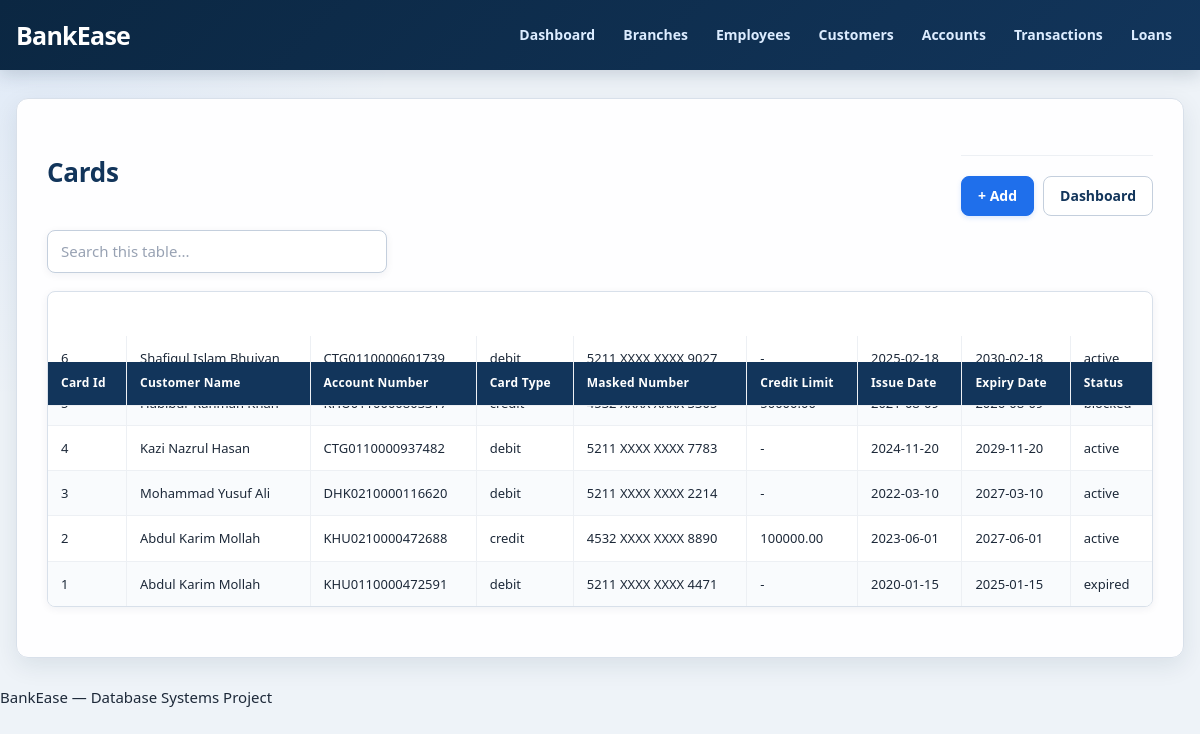
The page /BankEase_UI/lists/cards.php on the database its author committed.
### tables this page shows
CREATE TABLE cards (
    card_id           INT AUTO_INCREMENT PRIMARY KEY,
    customer_id       INT NOT NULL,
    account_id        INT NOT NULL,
    card_type         ENUM('debit','credit') NOT NULL,
    masked_number     VARCHAR(20) NOT NULL,
    card_number_hash  VARCHAR(255) NOT NULL UNIQUE,
    credit_limit      DECIMAL(12,2) CHECK (credit_limit IS NULL OR credit_limit >= 0),
    issue_date        DATE NOT NULL,
    expiry_date       DATE NOT NULL,
    status            ENUM('active','blocked','expired','cancelled') NOT NULL DEFAULT 'active',
    CONSTRAINT fk_cards_customer FOREIGN KEY (customer_id) REFERENCES customers(customer_id),
    CONSTRAINT fk_cards_account FOREIGN KEY (account_id) REFERENCES accounts(account_id),
    CONSTRAINT chk_cards_dates CHECK (expiry_date > issue_date)
);

CREATE TABLE customers (
    customer_id                  INT AUTO_INCREMENT PRIMARY KEY,
    cif_number                   VARCHAR(20) NOT NULL UNIQUE,
    full_name                    VARCHAR(100) NOT NULL,
    full_name_bn                 VARCHAR(100),
    father_name                  VARCHAR(100) NOT NULL,
    mother_name                  VARCHAR(100) NOT NULL,
    spouse_name                  VARCHAR(100),
    date_of_birth                DATE NOT NULL,
    gender                       ENUM('male','female','other') NOT NULL,
    nationality                  VARCHAR(50) NOT NULL DEFAULT 'Bangladeshi',
    profession                   VARCHAR(100) NOT NULL,
    monthly_income               DECIMAL(12,2) CHECK (monthly_income IS NULL OR monthly_income >= 0),
    source_of_fund               VARCHAR(255) NOT NULL,
    tin_number                   VARCHAR(20) UNIQUE,
    phone                        VARCHAR(20) NOT NULL UNIQUE,
    email                        VARCHAR(100) UNIQUE,
    id_type                      ENUM('nid','passport','birth_certificate','driving_license','other') NOT NULL,
    id_number                    VARCHAR(50) NOT NULL UNIQUE,
    branch_id                    INT NOT NULL,
    status                       ENUM('active','inactive','blocked') NOT NULL DEFAULT 'active',
    kyc_status                   ENUM('pending','verified','expired','rejected') NOT NULL DEFAULT 'pending',
    kyc_verified_by_employee_id  INT,
    kyc_verified_at              DATETIME,
    registration_date            DATETIME NOT NULL DEFAULT CURRENT_TIMESTAMP,
    CONSTRAINT fk_customers_branch FOREIGN KEY (branch_id) REFERENCES branches(branch_id),
     
     
    CONSTRAINT fk_customers_kyc_employee FOREIGN KEY (kyc_verified_by_employee_id)
        REFERENCES employees(employee_id),
     
    CONSTRAINT chk_customers_kyc CHECK (
        kyc_status = 'pending'
        OR (kyc_verified_by_employee_id IS NOT NULL AND kyc_verified_at IS NOT NULL)
    )
);

CREATE TABLE accounts (
    account_id       INT AUTO_INCREMENT PRIMARY KEY,
    account_number   VARCHAR(20) NOT NULL UNIQUE,
    account_title    VARCHAR(150) NOT NULL,
    customer_id      INT NOT NULL,
    account_type_id  INT NOT NULL,
    branch_id        INT NOT NULL,
    balance          DECIMAL(14,2) NOT NULL DEFAULT 0 CHECK (balance >= 0),
    currency         VARCHAR(10) NOT NULL DEFAULT 'BDT',
    status           ENUM('active','frozen','closed','pending') NOT NULL DEFAULT 'pending',
    opening_date     DATE NOT NULL,
    closing_date     DATE,
    CONSTRAINT fk_accounts_customer FOREIGN KEY (customer_id) REFERENCES customers(customer_id),
    CONSTRAINT fk_accounts_type FOREIGN KEY (account_type_id) REFERENCES account_types(account_type_id),
    CONSTRAINT fk_accounts_branch FOREIGN KEY (branch_id) REFERENCES branches(branch_id),
    CONSTRAINT chk_accounts_dates CHECK (closing_date IS NULL OR closing_date >= opening_date)
);

### BankEase_UI/helpers.php (called while the page is built, shortened)
<?php
require_once __DIR__ . '/db.php';
function e($value): string
{
    return htmlspecialchars((string) $value, ENT_QUOTES, 'UTF-8');
}

### BankEase_UI/db.php (called while the page is built, shortened)
<?php
function db(): PDO
{
    static $pdo = null;
    $dsn = 'mysql:host=' . DB_HOST
         . ';port=' . DB_PORT
         . ';dbname=' . DB_NAME
         . ';charset=' . DB_CHARSET;
    $offset = (new DateTime('now', new DateTimeZone(APP_TIMEZONE)))->format('P');
    try {
        $pdo = new PDO($dsn, DB_USER, DB_PASS, [
            PDO::ATTR_ERRMODE            => PDO::ERRMODE_EXCEPTION,
            PDO::ATTR_DEFAULT_FETCH_MODE => PDO::FETCH_ASSOC,
            PDO::ATTR_EMULATE_PREPARES   => false,
            PDO::MYSQL_ATTR_INIT_COMMAND => "SET time_zone = '" . $offset . "'",
        ]);
    } catch (PDOException $e) {
        db_connection_failed($e);
    }
    return $pdo;
}
function db_select_all(string $sql, array $params = []): array
{
    $stmt = db()->prepare($sql);
    $stmt->execute($params);
    return $stmt->fetchAll();
}

### BankEase_UI/lists/cards.php (the view, shortened to what this page needs)
<?php
require_once __DIR__ . '/../helpers.php';
$pageTitle = 'Cards';
$rows = db_select_all('SELECT cd.*, c.full_name AS customer_name, a.account_number FROM cards cd JOIN customers c ON c.customer_id=cd.customer_id JOIN accounts a ON a.account_id=cd.account_id ORDER BY cd.card_id DESC');
$columns = ['card_id', 'customer_name', 'account_number', 'card_type', 'masked_number', 'credit_limit', 'issue_date', 'expiry_date', 'status'];
include __DIR__ . '/../partials/header.php';
?>
<div class="toolbar"><h1><?= e($pageTitle) ?></h1>
<div class="actions">
<?php if (True): ?><a class="btn" href="../forms/card.php">+ Add</a><?php endif; ?>
<a class="btn secondary" href="../index.php">Dashboard</a>
</div></div>
<div class="toolbar"><input data-table-search type="search" placeholder="Search this table..." style="max-width:340px"></div>
<div class="table-wrap"><table class="data-table"><thead><tr>
<?php foreach ($columns as $column): ?><th><?= e(ucwords(str_replace('_',' ',$column))) ?></th><?php endforeach; ?>
</tr></thead><tbody>
<?php foreach ($rows as $row): ?><tr>
<?php foreach ($columns as $column): ?><td><?= e($row[$column] ?? '-') ?></td><?php endforeach; ?>
</tr><?php endforeach; ?>
</tbody></table></div>
<?php include __DIR__ . '/../partials/footer.php'; ?>

### BankEase_UI/style.css (style rules this page uses)
:root { --navy: #12355b; --navy-dark: #0b2742; --blue: #1f6feb; --blue-soft: #eaf3ff; --teal: #0f766e; --teal-soft: #e8f7f5; --green: #16803c; --green-soft: #eaf8ef; --red: #c0392b; --red-soft: #fff0ee; --amber: #a66a00; --amber-soft: #fff7df; --text: #1d2939; --muted: #667085; --border: #d8e0ea; --border-dark: #c4cfdd; --surface: #ffffff; --surface-soft: #f7f9fc; --page: #eef3f8; --shadow-sm: 0 2px 8px rgba(16, 42, 67, .06); --shadow-md: 0 8px 24px rgba(16, 42, 67, .09); --radius: 12px; --radius-sm: 8px; }
* { box-sizing: border-box; }
html { scroll-behavior: smooth; }
body { margin: 0; min-height: 100vh; font-family: "Segoe UI", Arial, Helvetica, sans-serif; font-size: 15px; line-height: 1.55; color: var(--text); background: radial-gradient(circle at top left, rgba(31,111,235,.07), transparent 28%), var(--page); }
a { color: var(--blue); }
button, input, select, textarea { font: inherit; }
h1, h2, h3 { margin: 0; color: var(--navy); letter-spacing: -.01em; }
h1 { font-size: 28px; line-height: 1.2; }
.toolbar > h1 { font-size: 26px; }
.toolbar { display: flex; align-items: center; justify-content: space-between; gap: 14px; margin: 0 0 18px; }
.toolbar + .toolbar { justify-content: flex-start; margin-top: -4px; }
.toolbar .actions, .actions { display: flex; align-items: center; gap: 9px; flex-wrap: wrap; }
.toolbar input[type="search"], .toolbar .search-input, input[data-table-search] { width: min(360px, 100%); min-height: 42px; padding: 9px 13px; border: 1px solid var(--border-dark); border-radius: var(--radius-sm); background: #fff; color: var(--text); box-shadow: var(--shadow-sm); }
.toolbar input[type="search"]::placeholder, input[data-table-search]::placeholder { color: #98a2b3; }
.btn, button, input[type="submit"] { display: inline-flex; align-items: center; justify-content: center; min-height: 40px; padding: 9px 16px; border: 1px solid var(--blue); border-radius: var(--radius-sm); font-size: 14px; font-weight: 700; line-height: 1; text-decoration: none; cursor: pointer; color: #fff; background: var(--blue); box-shadow: 0 2px 5px rgba(31,111,235,.16); transition: transform .12s ease, box-shadow .12s ease, background .12s ease; }
.btn.secondary { color: var(--navy); background: #fff; border-color: var(--border-dark); box-shadow: none; }
.actions { margin-top: 26px; padding-top: 20px; border-top: 1px solid #edf0f4; }
.table-wrap { width: 100%; overflow-x: auto; margin: 0 0 20px; border: 1px solid var(--border); border-radius: var(--radius-sm); background: #fff; box-shadow: var(--shadow-sm); }
.data-table { width: 100%; min-width: 720px; border-collapse: separate; border-spacing: 0; font-size: 13px; }
.data-table th, .data-table td { padding: 12px 13px; text-align: left; vertical-align: middle; border-right: 1px solid #edf0f4; border-bottom: 1px solid #edf0f4; }
.data-table th:last-child, .data-table td:last-child { border-right: 0; }
.data-table tbody tr:last-child td { border-bottom: 0; }
.data-table th { position: sticky; top: 70px; z-index: 5; color: #fff; background: var(--navy); font-size: 12px; font-weight: 800; letter-spacing: .02em; white-space: nowrap; }
.data-table td { background: #fff; }
.data-table tbody tr:nth-child(even) td { background: #f9fbfd; }

### rows shown on the page
cards: card_id "6", customer.full_name "Shafiqul Islam Bhuiyan", account.account_number "CTG0110000601739", card_type "debit", masked_number "5211 XXXX XXXX 9027", credit_limit "-", issue_date "2025-02-18", expiry_date "2030-02-18", status "active"
cards: card_id "4", customer.full_name "Kazi Nazrul Hasan", account.account_number "CTG0110000937482", card_type "debit", masked_number "5211 XXXX XXXX 7783", credit_limit "-", issue_date "2024-11-20", expiry_date "2029-11-20", status "active"
cards: card_id "3", customer.full_name "Mohammad Yusuf Ali", account.account_number "DHK0210000116620", card_type "debit", masked_number "5211 XXXX XXXX 2214", credit_limit "-", issue_date "2022-03-10", expiry_date "2027-03-10", status "active"
cards: card_id "2", customer.full_name "Abdul Karim Mollah", account.account_number "KHU0210000472688", card_type "credit", masked_number "4532 XXXX XXXX 8890", credit_limit "100000.00", issue_date "2023-06-01", expiry_date "2027-06-01", status "active"
cards: card_id "1", customer.full_name "Abdul Karim Mollah", account.account_number "KHU0110000472591", card_type "debit", masked_number "5211 XXXX XXXX 4471", credit_limit "-", issue_date "2020-01-15", expiry_date "2025-01-15", status "expired"

### other values the page prints
$pageTitle "Cards"
str_replace('_',' ',$column) "Card Id"
str_replace('_',' ',$column) "Customer Name"
str_replace('_',' ',$column) "Account Number"
str_replace('_',' ',$column) "Card Type"
str_replace('_',' ',$column) "Masked Number"
str_replace('_',' ',$column) "Credit Limit"
str_replace('_',' ',$column) "Issue Date"
str_replace('_',' ',$column) "Expiry Date"
str_replace('_',' ',$column) "Status"
